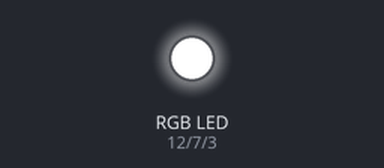
This sketch was run on a simulated Arduino Uno, built with avr-gcc and run on an emulated ATmega328P. Parts: an RGB LED mixed from three pins (HIGH = lit).

Above: at 0.1 s.
Timing chart, 0 to 1.6 s (numbered marks = the images above):
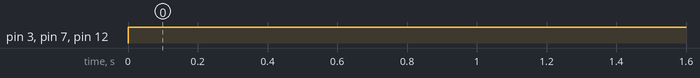

The sketch:

RGB.ino
```cpp
/*
 * @author Timothy Do
 * RGB.ino: A program for RGB Leds to immersively flow the Rainbow
 *
 */

//Setting Pins Red is 12, Green is 7, Blue is 3
int red = 12;
int green = 7;
int blue = 3;

//set pins to each color cathode
void setup() {
 pinMode(red, OUTPUT);
 pinMode(blue, OUTPUT);
 pinMode(green, OUTPUT);

}

void loop() {
  digitalWrite(red, HIGH);
  digitalWrite(blue, HIGH);
  digitalWrite(green, HIGH);
}
```

Measured:
- by itself, pin 3 (blue), pin 7 (green), pin 12 (red): LOW → HIGH at 0.00 s
